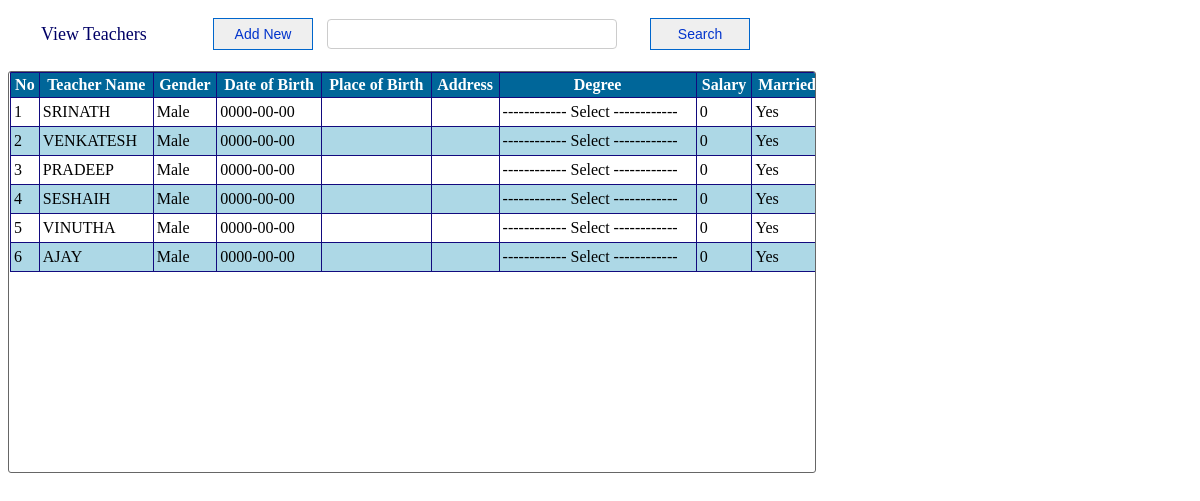
Screenshot of /View_Teachers.php with the database file from the repository.
### tables this page shows
CREATE TABLE `teacher_tbl` (
  `teacher_id` int(10) UNSIGNED NOT NULL,
  `f_name` varchar(30) NOT NULL,
  `l_name` varchar(30) NOT NULL,
  `gender` char(10) NOT NULL,
  `dob` date NOT NULL,
  `pob` varchar(100) NOT NULL,
  `address` varchar(100) NOT NULL,
  `degree` varchar(50) NOT NULL,
  `salary` float NOT NULL,
  `married` char(10) NOT NULL,
  `phone` varchar(50) NOT NULL,
  `email` varchar(50) NOT NULL,
  `note` varchar(100) NOT NULL
);

### View_Teachers.php (the view, shortened to what this page needs)
<!DOCTYPE html PUBLIC "-//W3C//DTD XHTML 1.0 Transitional//EN" "http://www.w3.org/TR/xhtml1/DTD/xhtml1-transitional.dtd">
<html xmlns="http://www.w3.org/1999/xhtml">
<head>
<link rel="stylesheet" type="text/css" href="css/style_view.css" />
</head>
<body>
<div id="style_div" >
<form method="post">
<table width="755">
	<tr>
    	<td width="190px" style="font-size:18px; color:#006; text-indent:30px;">View Teachers</td>
        <td><a href="?tag=teachers_entry"><input type="button" title="Add new Teachers" name="butAdd" value="Add New" id="button-search" /></a></td>
        <td><input type="text" name="searchtxt" title="Enter name for search " class="search" autocomplete="off"/></td>
        <td style="float:right"><input type="submit" name="btnsearch" value="Search" id="button-search" title="Search Teacher" /></td>
    </tr>
</table>
</form>
</div>
<br />
<div id="content-input">
	 <table border="1" width="1050px" align="center" cellpadding="3" class="mytable" cellspacing="0">
        <tr>
            <th>No</th>
            <th>Teacher Name</th>
            <th>Gender</th>
            <th>Date of Birth</th>
            <th>Place of Birth</th>
            <th>Address</th>
            <th>Degree</th>
            <th>Salary</th>
            <th>Married</th>
        </tr>
         <?php
		 $key="";
	if($key !="")
		$sql_sel=mysqli_query($conn,"SElECT * FROM teacher_tbl WHERE f_name  like '%$key%' or l_name like '%$key%'");
	else
        $sql_sel=mysqli_query($conn,"SELECT * FROM teacher_tbl");
    $i=0;
    while($row=mysqli_fetch_array($sql_sel)){
    $i++;
    $color=($i%2==0)?"lightblue":"white";
    ?>
      <tr bgcolor="<?php echo $color?>">
            <td><?php echo $i;?></td>
            <td><?php echo $row['f_name']."    ".$row['l_name'];?></td>
            <td><?php echo $row['gender'];?></td>
            <td><?php echo $row['dob'];?></td>
            <td><?php echo $row['pob'];?></td>
            <td><?php echo $row['address'];?></td>
            <td><?php echo $row['degree'];?></td>
            <td><?php echo $row['salary'];?></td>
            <td><?php echo $row['married'];?></td>
        </tr>
    <?php
    }
    ?>
    </table>
</div>
</body>
</html>

### css/style_view.css (style rules this page uses)
#style_div { height:auto; margin-top:15px; }
#content-input { width:805px; height:400px; border:1px solid #666; float:left; padding-left:1px; border-radius: 3px 3px 3px 3px; overflow: auto; }
#button-search { font-family:Arial, Helvetica, sans-serif; font-size:14px; width:100px; height:32px; float:right; margin-right:10px; repeat-x top center; border: 1px solid #06C; -moz-border-radius: 5px; color:#03C; }
.search { padding:4px; border:1px #CCC solid; border-radius: 4px 4px 4px 4px; -moz-border-radius: 8px; background:#FFF; color:#006; font-family:Arial, Helvetica, sans-serif; font-size:16px; width:280px; height:20px; float:left; }
.mytable { border-collapse:collapse; border:#036 1px solid; }
.mytable tr th { background:#069; border:#120A7E 1px solid; color:#FFF; font-family:"Times New Roman", Times, serif; }
.mytable tr td { font-family:"Times New Roman", Times, serif; border:#120A7E 1px solid; }

### rows the page displays
teacher_tbl: f_name "SRINATH", gender "Male", dob "0000-00-00", degree "------------ Select ------------", salary "0", married "Yes"
teacher_tbl: f_name "VENKATESH", gender "Male", dob "0000-00-00", degree "------------ Select ------------", salary "0", married "Yes"
teacher_tbl: f_name "PRADEEP", gender "Male", dob "0000-00-00", degree "------------ Select ------------", salary "0", married "Yes"
teacher_tbl: f_name "SESHAIH", gender "Male", dob "0000-00-00", degree "------------ Select ------------", salary "0", married "Yes"
teacher_tbl: f_name "VINUTHA", gender "Male", dob "0000-00-00", degree "------------ Select ------------", salary "0", married "Yes"
teacher_tbl: f_name "AJAY", gender "Male", dob "0000-00-00", degree "------------ Select ------------", salary "0", married "Yes"
